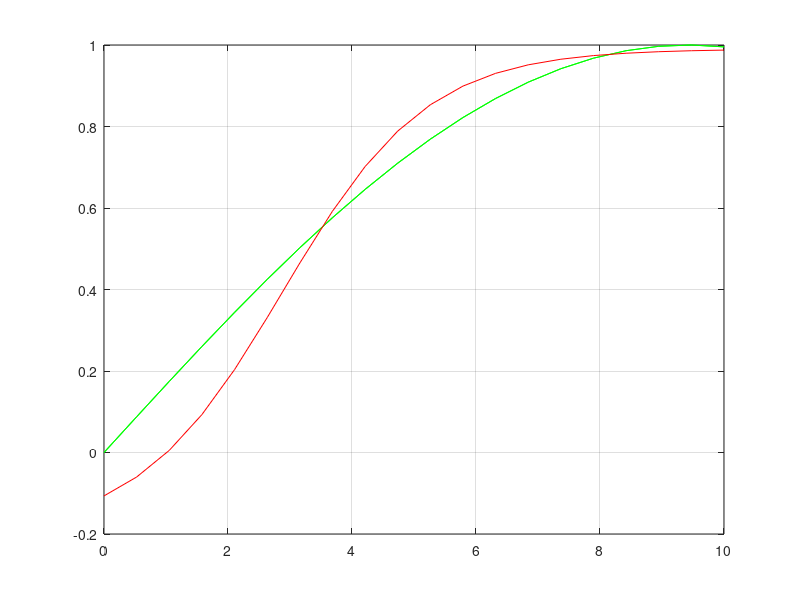

MATLAB code for this plot:
% Nenaudodami MATLAB specializuot? funkcij? (newff, train, sim ir pan.), 
% sukurkite daugiasluoksn? (dviej? sluoksni?) perceptron? tinkl? ir j? 
% apmokykite pasirinktai kreivei (sudarytai i? 20 atskait?) aproksimuoti. 
% Tinklo apmokymui ?gyvendinkite Backpropagation algoritm?. Aktyvavimo 
% funkcijas neuron? tinkle pasirinkite savo nuo?i?ra. Kreiv? galite 
% sukurti, pavyzd?iui, naudodami kelias trigonometrines funkcijas.

close all;
clear;
clc;


%% Model
number_of_values = 20;
X = linspace(0,10,number_of_values);
Y = sin(X/6);

%% MLP

%      w1_1 -- [ y1_1 ] -- w2_1
%    /                           \
%  X - w1_2 -- [ y1_2 ] -- w2_2 -- [ y2 ] Y
%    \                           /
%      w1_3 -- [ y1_3 ] -- w2_3
%
%
%  y^(2) = v
%  y^(1)_N = 1/(1+e^(-a * v))
%  gamma'(v(n)) = ay(n)(1-y(n))
%

%% Initialization

% First layer
w1_1 = rand;
w1_2 = rand;
w1_3 = rand;
b1_1 = rand;
b1_2 = rand;
b1_3 = rand;

% Second layer
w2_1 = rand;
w2_2 = rand;
w2_3 = rand;
b2 = rand;

%% Training

mu = 0.01;
figure('Name', 'Training')
plot(X, Y, 'g');
grid on;

for k=1:100
    
    Y2 = [];

    for i=1:length(X)
        x = X(i);
        v1_1 = w1_1 * x + b1_1;
        v1_2 = w1_2 * x + b1_2;
        v1_3 = w1_3 * x + b1_3;

        y1_1 = 1/(1+exp(-v1_1));
        y1_2 = 1/(1+exp(-v1_2));
        y1_3 = 1/(1+exp(-v1_3));

        y2 = y1_1 * w2_1 + y1_2 * w2_2 + y1_3 * w2_3 + b2;
        
        Y2 = [Y2, y2];

        % Momentine klaida
        e2 = y2 - Y(i);

        w2_1 = w2_1 - mu * (e2*y2*w2_1) * y1_1;
        w2_2 = w2_2 - mu * (e2*y2*w2_2) * y1_2;
        w2_3 = w2_3 - mu * (e2*y2*w2_3) * y1_3;
        b2 = b2 - mu * e2;

        e1_1 = y1_1 - y2;
        e1_2 = y1_2 - y2;
        e1_3 = y1_3 - y2;
        
        fe1 = (e2*y2*w2_1 + e2*y2*w2_2 + e2*y2*w2_3);

        fe1_1 = y1_1 * (1-y1_1) * fe1;
        fe1_2 = y1_2 * (1-y1_2) * fe1;
        fe1_3 = y1_3 * (1-y1_3) * fe1;

        w1_1 = w1_1 - mu * (fe1_1 * e1_1 * w1_1) * x;
        w1_2 = w1_2 - mu * (fe1_2 * e1_2 * w1_2) * x;
        w1_3 = w1_3 - mu * (fe1_3 * e1_3 * w1_3) * x;

        b1_1 = b1_1 - mu * e1_1;
        b1_2 = b1_2 - mu * e1_2;
        b1_3 = b1_3 - mu * e1_3;

    end
    
%     hold on;
%     plot(X, Y, 'g');
%     plot(X, Y2, 'r-');
%     hold off;

end

%% Validation
Y2 = [];
for i=1:length(X)
    x = X(i);
    v1_1 = w1_1 * x + b1_1;
    v1_2 = w1_2 * x + b1_2;
    v1_3 = w1_3 * x + b1_3;

    y1_1 = 1/(1+exp(-v1_1));
    y1_2 = 1/(1+exp(-v1_2));
    y1_3 = 1/(1+exp(-v1_3));

    y2 = y1_1 * w2_1 + y1_2 * w2_2 + y1_3 * w2_3 + b2;
    Y2 = [Y2, y2];
end


hold on;
plot(X, Y, 'g');
plot(X, Y2, 'r-');
hold off;


